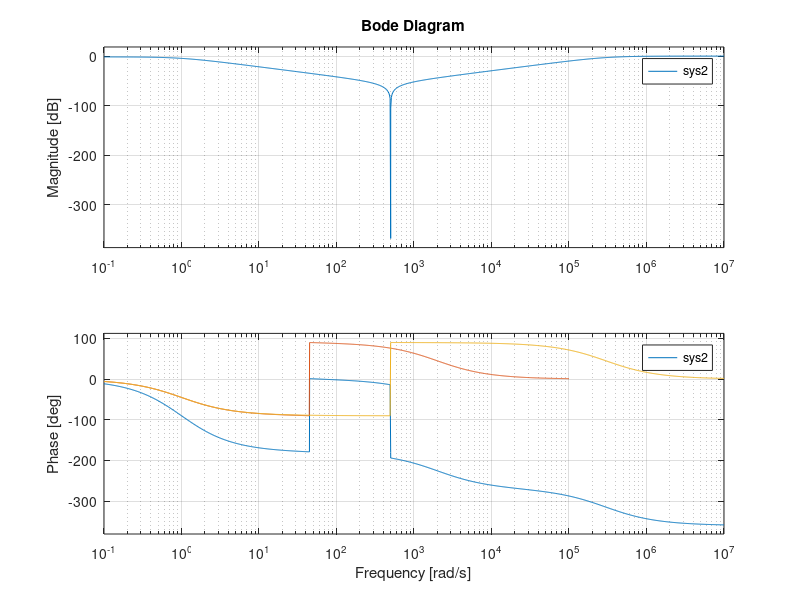
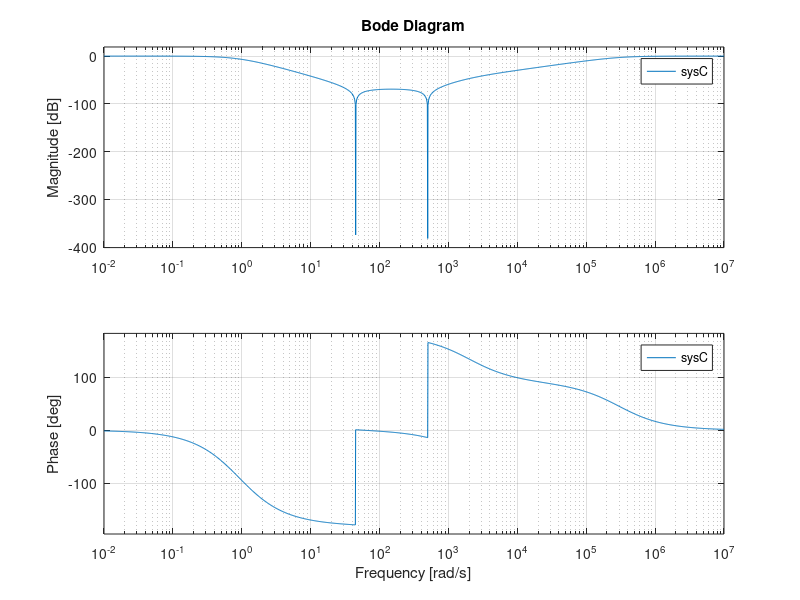
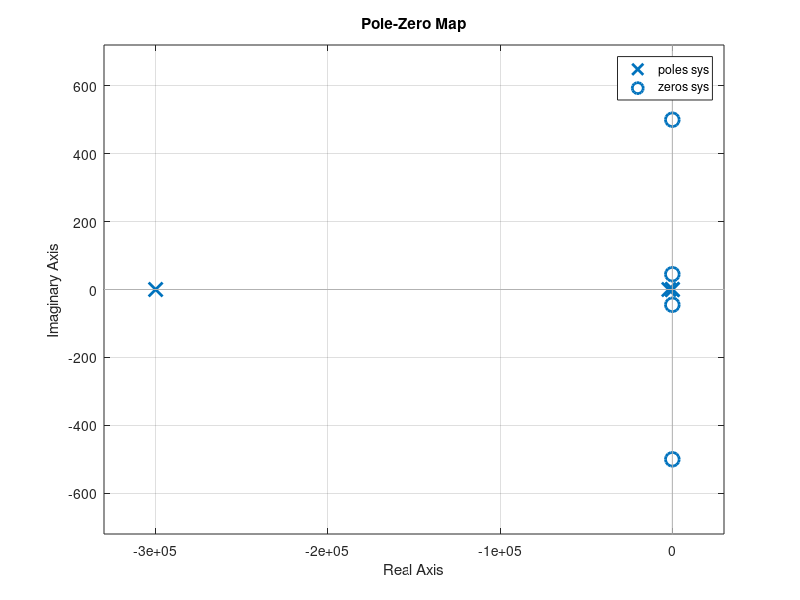

Recreate these plots in MATLAB, in order. (Note: this script raises an error after producing the figures.)
%Part1
clear all
close all

z1 =[0+45i 0-45i];
p1 =[-1 -2000];

z2 =  [0+500i 0-500i];
p2 =  [-1 -300000];

k = 1;
sys1 = zpk(z1,p1,k);
sys2 = zpk(z2, p2, k);

sys = sys2 * sys1;

figure(1)
bode(sys)
hold on
bode(sys1)
hold on
bode(sys2)

[A,B] = tfdata(sys1)
[A,B] = tfdata(sys2)

A1 =[1/44.99^2 0 1];
B1 = [1/44.99^2 0.988 1];

A2 = [1/500^2 0 1];
B2 = [1/500^2 1.2 1];

sysA = tf(A1,B1);
sysB = tf(A2,B2);
sysC = sysA*sysB;

figure(2)
bode(sysC)


figure(3)
pzmap(sys)

%%
%Part 2 

clear all
close all
load tf04.mat

figure(1);
bode(sys); 

figure(2);
pzmap(sys);

figure(3);
step(sys);


[Gm,Pm,Wcp, Wvp] = margin(sys);
Gm_dB = 20*log10(Gm)
Wcp

figure(4);
rlocus(sys);

%%
%Part 3 
clear all
close all
load tf04.mat

[Gm,Pm,Wcp, Wvp] = margin(sys);

Gm
Wcp
T =2 * pi/Wcp
